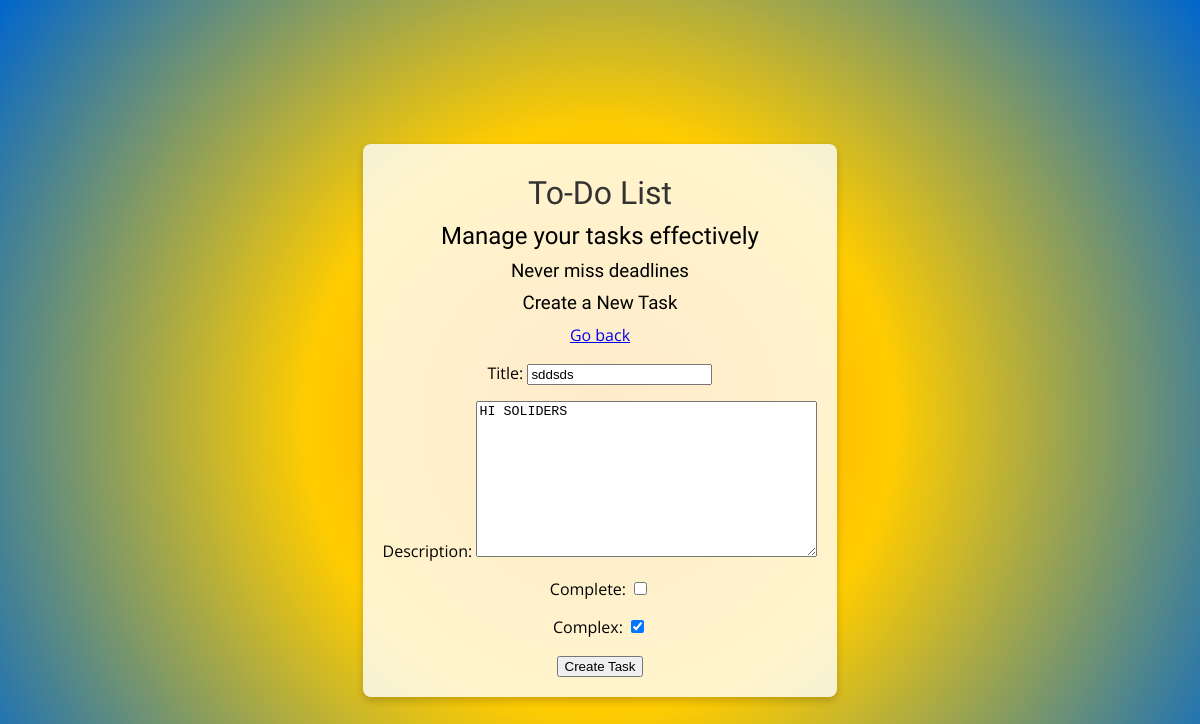
The app's page /task-update/8/ (signed in) with its own data.
### base/models.py (models this page shows, shortened)
class Task(models.Model):
    user = models.ForeignKey(User, on_delete=models.SET_NULL, null=True, blank=True)
    title = models.CharField(max_length=200, null=True, blank=True)
    description = models.TextField(null=True, blank=True)
    complete = models.BooleanField(default=False)
    created = models.DateTimeField(auto_now_add=True)
    complex = models.BooleanField(default=False)
    class Meta:
        ordering = ['complete']

### base/views.py (the view)
# urls.py: path('task-update/<int:pk>/', TaskUpdate.as_view(), name='task-update'),
class TaskUpdate(LoginRequiredMixin,UpdateView):
    model =  Task
    fields= ['title', 'description', 'complete', 'complex']
    success_url = reverse_lazy('task-list')

### base/templates/base/task_form.html (shortened to what this page needs)
{% extends 'base/main.html' %}
{% block content%}
<h3>Create a New Task</h3>
<a href="{% url 'task-list'%}">Go back </a>
<form method="POST" action="">
    {{ form.as_p }}
    <input type="submit" value="Create Task">
</form>
{% endblock content%}

### base/templates/base/main.html (style rules this page uses)
body { background: radial-gradient(circle, rgba(255, 153, 0, 1) 0%, rgba(255, 204, 0, 1) 40%, rgba(0, 102, 204, 1) 100%); font-family: 'Open Sans', sans-serif; padding: 20px; margin: 0; color: rgb(0, 0, 0); min-height: 100vh; display: flex; align-items: center; justify-content: center; }
h1, h2, h3, h4, h5, h6 { font-family: "Bungee Spice", sans-serif; font-weight: 400; font-style: normal; color: #000000; text-shadow: none; margin: 10px 0; }

### records on screen
Task: title "sddsds", description "HI SOLIDERS", complex "☑"
